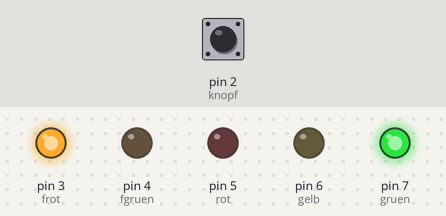
The sketch below on a simulated Arduino Uno, built with avr-gcc and run on an emulated ATmega328P. On the bench: output pins drawn as LEDs (lit = HIGH). The test bench sets the inputs (shaded band); at power-on: pin 2 (knopf) LOW.

Above: at 1.2 s.
1.3 s: pin 2 (knopf) pulled HIGH for 0.15 s
At 1.9 s:
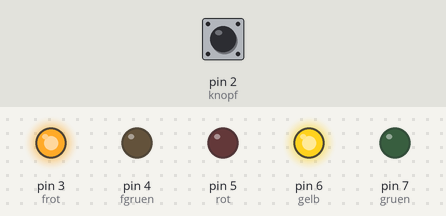
At 4.0 s:
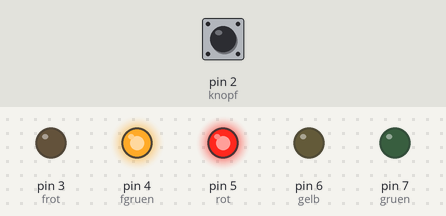
4.4 s: pin 2 (knopf) pulled HIGH for 3.2 s
At 14.6 s:
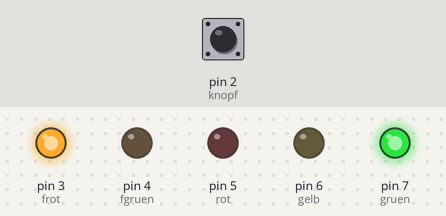
Timing chart, 0 to 15.1 s (numbered marks = the images above; inputs shaded):
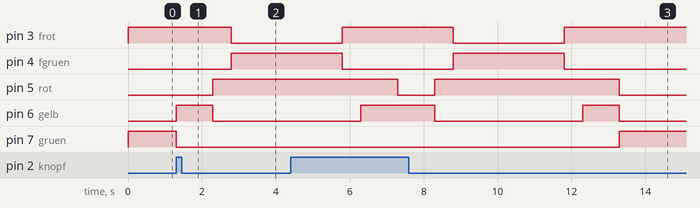

Measured:
- after the input at 1.3 s, pin 3 (frot): HIGH → LOW after 1.5 s; pin 4 (fgruen): LOW → HIGH after 1.5 s; pin 5 (rot): LOW → HIGH after 1.0 s; pin 6 (gelb): LOW → HIGH at once, → LOW 1.0 s later; pin 7 (gruen): HIGH → LOW at once
- after the input at 4.4 s, pin 7 (gruen): LOW → HIGH after 8.9 s instead of 2.9 s

The sketch:

amplephasemitf.ino
```cpp
int frot = 3;
int fgruen = 4;

int gelb = 6;
int rot = 5;
int gruen = 7;
int knopf = 2;
int statusknopf = 0;


void setup() {
  pinMode(7,OUTPUT);
  pinMode(6,OUTPUT);
  pinMode(5,OUTPUT);
  pinMode(4,OUTPUT);
  pinMode(3,OUTPUT);
  pinMode(2, INPUT);
  }

void loop() {
  statusknopf = digitalRead(knopf);

  if (statusknopf == HIGH){
    digitalWrite(gruen, LOW);
    digitalWrite(gelb, HIGH);
    delay(1000);
    digitalWrite(gelb, LOW);
    digitalWrite(rot, HIGH);
    delay(500);

    digitalWrite(fgruen, HIGH);
    digitalWrite(frot, LOW);

    delay(3000);

    digitalWrite(fgruen, LOW);
    digitalWrite(frot, HIGH);
    delay(500);

    digitalWrite(gelb, HIGH);
    delay(1000);

    digitalWrite(rot, LOW);
    digitalWrite(gelb, LOW);

  }else{
    digitalWrite(fgruen, LOW);
    digitalWrite(frot, HIGH);

    digitalWrite(rot, LOW);
    digitalWrite(gruen, HIGH);
  }


}


/*digitalWrite(rot, HIGH);
  delay(2000);
  digitalWrite(gelb, HIGH);
  delay(1000);
  digitalWrite(rot, LOW);
  digitalWrite(gelb, LOW);
  digitalWrite(gruen, HIGH);
  delay(3000);

  digitalWrite(gruen, LOW);
  digitalWrite(gelb, HIGH);
  delay(1000);
  digitalWrite(rot, LOW);
  digitalWrite(gelb, LOW);
  */
```
